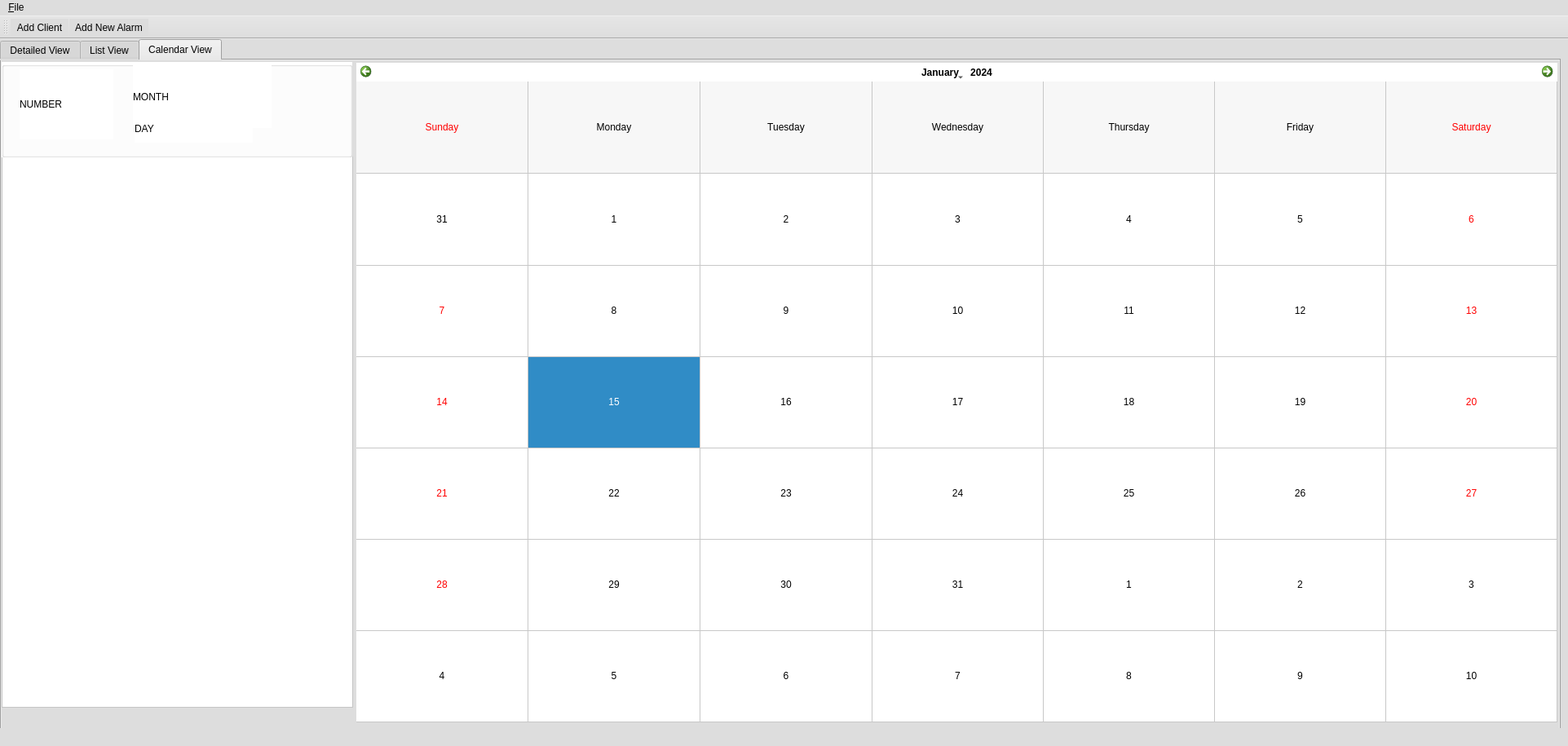
<?xml version="1.0" encoding="UTF-8"?>
<ui version="4.0">
 <class>MainWindow</class>
 <widget class="QMainWindow" name="MainWindow">
  <property name="geometry">
   <rect>
    <x>0</x>
    <y>0</y>
    <width>1923</width>
    <height>915</height>
   </rect>
  </property>
  <property name="windowTitle">
   <string>MainWindow</string>
  </property>
  <property name="styleSheet">
   <string notr="true">background-color: rgb(221, 221, 221);</string>
  </property>
  <widget class="QWidget" name="centralwidget">
   <widget class="QTabWidget" name="tabWidget">
    <property name="geometry">
     <rect>
      <x>0</x>
      <y>0</y>
      <width>1914</width>
      <height>1020</height>
     </rect>
    </property>
    <property name="currentIndex">
     <number>2</number>
    </property>
    <widget class="QWidget" name="tab">
     <attribute name="title">
      <string>Detailed View</string>
     </attribute>
     <widget class="QListWidget" name="listWidget">
      <property name="geometry">
       <rect>
        <x>-18</x>
        <y>60</y>
        <width>181</width>
        <height>881</height>
       </rect>
      </property>
      <property name="styleSheet">
       <string notr="true">background-color: rgb(193, 193, 193);</string>
      </property>
     </widget>
     <widget class="QTabWidget" name="tabWidget_2">
      <property name="geometry">
       <rect>
        <x>165</x>
        <y>292</y>
        <width>1708</width>
        <height>657</height>
       </rect>
      </property>
      <property name="styleSheet">
       <string notr="true">background-color: rgb(255, 255, 255);</string>
      </property>
      <property name="currentIndex">
       <number>2</number>
      </property>
      <widget class="QWidget" name="tab_3">
       <attribute name="title">
        <string>Activities</string>
       </attribute>
       <widget class="QTableWidget" name="tableWidget">
        <property name="geometry">
         <rect>
          <x>0</x>
          <y>0</y>
          <width>1705</width>
          <height>611</height>
         </rect>
        </property>
        <property name="mouseTracking">
         <bool>true</bool>
        </property>
        <property name="contextMenuPolicy">
         <enum>Qt::ActionsContextMenu</enum>
        </property>
        <property name="toolTip">
         <string>&lt;html&gt;&lt;head/&gt;&lt;body&gt;&lt;p&gt;&lt;br/&gt;&lt;/p&gt;&lt;/body&gt;&lt;/html&gt;</string>
        </property>
        <property name="lineWidth">
         <number>5</number>
        </property>
        <property name="midLineWidth">
         <number>10</number>
        </property>
        <property name="horizontalScrollBarPolicy">
         <enum>Qt::ScrollBarAlwaysOff</enum>
        </property>
        <property name="editTriggers">
         <set>QAbstractItemView::NoEditTriggers</set>
        </property>
        <property name="alternatingRowColors">
         <bool>false</bool>
        </property>
        <property name="selectionBehavior">
         <enum>QAbstractItemView::SelectRows</enum>
        </property>
        <attribute name="horizontalHeaderMinimumSectionSize">
         <number>150</number>
        </attribute>
        <attribute name="horizontalHeaderShowSortIndicator" stdset="0">
         <bool>true</bool>
        </attribute>
        <attribute name="horizontalHeaderStretchLastSection">
         <bool>true</bool>
        </attribute>
        <attribute name="verticalHeaderCascadingSectionResizes">
         <bool>true</bool>
        </attribute>
        <attribute name="verticalHeaderDefaultSectionSize">
         <number>37</number>
        </attribute>
        <column>
         <property name="text">
          <string>Date</string>
         </property>
         <property name="toolTip">
          <string extracomment="Date of activity"/>
         </property>
        </column>
        <column>
         <property name="text">
          <string>Time</string>
         </property>
         <property name="toolTip">
          <string extracomment="Time of event"/>
         </property>
        </column>
        <column>
         <property name="text">
          <string>Subject</string>
         </property>
         <property name="toolTip">
          <string extracomment="Description of event"/>
         </property>
        </column>
       </widget>
      </widget>
      <widget class="QWidget" name="tab_4">
       <attribute name="title">
        <string>Notes</string>
       </attribute>
       <widget class="QTableWidget" name="tableWidget_2">
        <property name="geometry">
         <rect>
          <x>0</x>
          <y>2</y>
          <width>1708</width>
          <height>564</height>
         </rect>
        </property>
        <property name="styleSheet">
         <string notr="true">border-color: rgb(0, 0, 0);</string>
        </property>
        <property name="editTriggers">
         <set>QAbstractItemView::NoEditTriggers</set>
        </property>
        <property name="selectionBehavior">
         <enum>QAbstractItemView::SelectRows</enum>
        </property>
        <attribute name="horizontalHeaderStretchLastSection">
         <bool>true</bool>
        </attribute>
        <column>
         <property name="text">
          <string>Date</string>
         </property>
        </column>
        <column>
         <property name="text">
          <string>Time</string>
         </property>
        </column>
        <column>
         <property name="text">
          <string>Note</string>
         </property>
        </column>
       </widget>
      </widget>
      <widget class="QWidget" name="tab_5">
       <attribute name="title">
        <string>Secondary Contacts</string>
       </attribute>
       <widget class="QTableWidget" name="tableWidget_4">
        <property name="geometry">
         <rect>
          <x>0</x>
          <y>0</y>
          <width>1715</width>
          <height>589</height>
         </rect>
        </property>
        <property name="editTriggers">
         <set>QAbstractItemView::NoEditTriggers</set>
        </property>
        <property name="selectionBehavior">
         <enum>QAbstractItemView::SelectRows</enum>
        </property>
        <attribute name="horizontalHeaderStretchLastSection">
         <bool>false</bool>
        </attribute>
        <attribute name="verticalHeaderStretchLastSection">
         <bool>false</bool>
        </attribute>
        <column>
         <property name="text">
          <string>Contact Name</string>
         </property>
        </column>
        <column>
         <property name="text">
          <string>Phone Number</string>
         </property>
        </column>
        <column>
         <property name="text">
          <string>Email</string>
         </property>
        </column>
       </widget>
      </widget>
     </widget>
     <widget class="QPushButton" name="pushButton">
      <property name="geometry">
       <rect>
        <x>92</x>
        <y>-32</y>
        <width>93</width>
        <height>28</height>
       </rect>
      </property>
      <property name="styleSheet">
       <string notr="true"/>
      </property>
      <property name="text">
       <string>List View</string>
      </property>
     </widget>
     <widget class="QGroupBox" name="groupBox">
      <property name="geometry">
       <rect>
        <x>162</x>
        <y>60</y>
        <width>1710</width>
        <height>231</height>
       </rect>
      </property>
      <property name="styleSheet">
       <string notr="true">border-color: rgb(0, 0, 0);
background-color: rgb(193, 193, 193);</string>
      </property>
      <property name="title">
       <string/>
      </property>
      <widget class="QLabel" name="label_2">
       <property name="geometry">
        <rect>
         <x>17</x>
         <y>34</y>
         <width>131</width>
         <height>21</height>
        </rect>
       </property>
       <property name="styleSheet">
        <string notr="true">
font: 10pt &quot;MS Shell Dlg 2&quot;;</string>
       </property>
       <property name="text">
        <string>Client Name</string>
       </property>
      </widget>
      <widget class="QLabel" name="label_11">
       <property name="geometry">
        <rect>
         <x>15</x>
         <y>91</y>
         <width>131</width>
         <height>21</height>
        </rect>
       </property>
       <property name="styleSheet">
        <string notr="true">
font: 10pt &quot;MS Shell Dlg 2&quot;;</string>
       </property>
       <property name="text">
        <string>Phone</string>
       </property>
      </widget>
      <widget class="QLabel" name="label_12">
       <property name="geometry">
        <rect>
         <x>17</x>
         <y>63</y>
         <width>131</width>
         <height>21</height>
        </rect>
       </property>
       <property name="styleSheet">
        <string notr="true">
font: 10pt &quot;MS Shell Dlg 2&quot;;</string>
       </property>
       <property name="text">
        <string>Company</string>
       </property>
      </widget>
      <widget class="QLabel" name="label_13">
       <property name="geometry">
        <rect>
         <x>385</x>
         <y>36</y>
         <width>131</width>
         <height>21</height>
        </rect>
       </property>
       <property name="styleSheet">
        <string notr="true">
font: 10pt &quot;MS Shell Dlg 2&quot;;</string>
       </property>
       <property name="text">
        <string>Address 1</string>
       </property>
      </widget>
      <widget class="QLabel" name="label_14">
       <property name="geometry">
        <rect>
         <x>385</x>
         <y>66</y>
         <width>131</width>
         <height>21</height>
        </rect>
       </property>
       <property name="styleSheet">
        <string notr="true">
font: 10pt &quot;MS Shell Dlg 2&quot;;</string>
       </property>
       <property name="text">
        <string>Address 2</string>
       </property>
      </widget>
      <widget class="QLabel" name="label_15">
       <property name="geometry">
        <rect>
         <x>15</x>
         <y>147</y>
         <width>131</width>
         <height>21</height>
        </rect>
       </property>
       <property name="styleSheet">
        <string notr="true">
font: 10pt &quot;MS Shell Dlg 2&quot;;</string>
       </property>
       <property name="text">
        <string>Email</string>
       </property>
      </widget>
      <widget class="QLabel" name="label_16">
       <property name="geometry">
        <rect>
         <x>15</x>
         <y>119</y>
         <width>131</width>
         <height>21</height>
        </rect>
       </property>
       <property name="styleSheet">
        <string notr="true">
font: 10pt &quot;MS Shell Dlg 2&quot;;</string>
       </property>
       <property name="text">
        <string>Extension</string>
       </property>
      </widget>
      <widget class="QLabel" name="label_17">
       <property name="geometry">
        <rect>
         <x>385</x>
         <y>96</y>
         <width>117</width>
         <height>21</height>
        </rect>
       </property>
       <property name="styleSheet">
        <string notr="true">
font: 10pt &quot;MS Shell Dlg 2&quot;;</string>
       </property>
       <property name="text">
        <string>City</string>
       </property>
      </widget>
      <widget class="QLineEdit" name="lineEdit">
       <property name="geometry">
        <rect>
         <x>144</x>
         <y>35</y>
         <width>191</width>
         <height>22</height>
        </rect>
       </property>
       <property name="styleSheet">
        <string notr="true">background-color: rgb(255, 255, 255);
border-color: rgb(0, 0, 0);</string>
       </property>
      </widget>
      <widget class="QLineEdit" name="lineEdit_2">
       <property name="geometry">
        <rect>
         <x>144</x>
         <y>63</y>
         <width>191</width>
         <height>22</height>
        </rect>
       </property>
       <property name="styleSheet">
        <string notr="true">background-color: rgb(255, 255, 255);
border-color: rgb(0, 0, 0);</string>
       </property>
      </widget>
      <widget class="QLineEdit" name="lineEdit_3">
       <property name="geometry">
        <rect>
         <x>510</x>
         <y>36</y>
         <width>191</width>
         <height>22</height>
        </rect>
       </property>
       <property name="styleSheet">
        <string notr="true">background-color: rgb(255, 255, 255);
border-color: rgb(0, 0, 0);</string>
       </property>
      </widget>
      <widget class="QLineEdit" name="lineEdit_4">
       <property name="geometry">
        <rect>
         <x>510</x>
         <y>66</y>
         <width>191</width>
         <height>22</height>
        </rect>
       </property>
       <property name="styleSheet">
        <string notr="true">background-color: rgb(255, 255, 255);
border-color: rgb(0, 0, 0);</string>
       </property>
      </widget>
      <widget class="QLineEdit" name="lineEdit_5">
       <property name="geometry">
        <rect>
         <x>510</x>
         <y>100</y>
         <width>191</width>
         <height>22</height>
        </rect>
       </property>
       <property name="styleSheet">
        <string notr="true">background-color: rgb(255, 255, 255);
border-color: rgb(0, 0, 0);</string>
       </property>
      </widget>
      <widget class="QLineEdit" name="lineEdit_6">
       <property name="geometry">
        <rect>
         <x>144</x>
         <y>91</y>
         <width>191</width>
         <height>22</height>
        </rect>
       </property>
       <property name="styleSheet">
        <string notr="true">background-color: rgb(255, 255, 255);
border-color: rgb(0, 0, 0);</string>
       </property>
      </widget>
      <widget class="QLineEdit" name="lineEdit_7">
       <property name="geometry">
        <rect>
         <x>144</x>
         <y>119</y>
         <width>191</width>
         <height>22</height>
        </rect>
       </property>
       <property name="styleSheet">
        <string notr="true">background-color: rgb(255, 255, 255);
border-color: rgb(0, 0, 0);</string>
       </property>
      </widget>
      <widget class="QLineEdit" name="lineEdit_8">
       <property name="geometry">
        <rect>
         <x>144</x>
         <y>147</y>
         <width>191</width>
         <height>22</height>
        </rect>
       </property>
       <property name="styleSheet">
        <string notr="true">background-color: rgb(255, 255, 255);
border-color: rgb(0, 0, 0);</string>
       </property>
      </widget>
      <widget class="QLabel" name="label_18">
       <property name="geometry">
        <rect>
         <x>15</x>
         <y>175</y>
         <width>131</width>
         <height>21</height>
        </rect>
       </property>
       <property name="styleSheet">
        <string notr="true">
font: 10pt &quot;MS Shell Dlg 2&quot;;</string>
       </property>
       <property name="text">
        <string>Website</string>
       </property>
      </widget>
      <widget class="QLineEdit" name="lineEdit_9">
       <property name="geometry">
        <rect>
         <x>144</x>
         <y>175</y>
         <width>191</width>
         <height>22</height>
        </rect>
       </property>
       <property name="styleSheet">
        <string notr="true">background-color: rgb(255, 255, 255);
border-color: rgb(0, 0, 0);</string>
       </property>
      </widget>
      <widget class="Line" name="line">
       <property name="geometry">
        <rect>
         <x>150</x>
         <y>18</y>
         <width>180</width>
         <height>2</height>
        </rect>
       </property>
       <property name="styleSheet">
        <string notr="true">background-color: rgb(0, 0, 0);</string>
       </property>
       <property name="orientation">
        <enum>Qt::Horizontal</enum>
       </property>
      </widget>
      <widget class="QLabel" name="label">
       <property name="geometry">
        <rect>
         <x>15</x>
         <y>10</y>
         <width>120</width>
         <height>20</height>
        </rect>
       </property>
       <property name="font">
        <font>
         <family>MS Shell Dlg 2</family>
         <pointsize>7</pointsize>
         <weight>75</weight>
         <italic>false</italic>
         <bold>true</bold>
        </font>
       </property>
       <property name="styleSheet">
        <string notr="true">font: bold 7pt &quot;MS Shell Dlg 2&quot;;</string>
       </property>
       <property name="text">
        <string>Business Details</string>
       </property>
      </widget>
      <widget class="QLabel" name="label_3">
       <property name="geometry">
        <rect>
         <x>381</x>
         <y>8</y>
         <width>120</width>
         <height>20</height>
        </rect>
       </property>
       <property name="font">
        <font>
         <family>MS Shell Dlg 2</family>
         <pointsize>7</pointsize>
         <weight>75</weight>
         <italic>false</italic>
         <bold>true</bold>
        </font>
       </property>
       <property name="styleSheet">
        <string notr="true">font: bold 7pt &quot;MS Shell Dlg 2&quot;;</string>
       </property>
       <property name="text">
        <string>Address</string>
       </property>
      </widget>
      <widget class="Line" name="line_2">
       <property name="geometry">
        <rect>
         <x>516</x>
         <y>16</y>
         <width>180</width>
         <height>2</height>
        </rect>
       </property>
       <property name="styleSheet">
        <string notr="true">background-color: rgb(0, 0, 0);</string>
       </property>
       <property name="orientation">
        <enum>Qt::Horizontal</enum>
       </property>
      </widget>
      <widget class="QLabel" name="label_19">
       <property name="geometry">
        <rect>
         <x>388</x>
         <y>128</y>
         <width>131</width>
         <height>21</height>
        </rect>
       </property>
       <property name="styleSheet">
        <string notr="true">
font: 10pt &quot;MS Shell Dlg 2&quot;;</string>
       </property>
       <property name="text">
        <string>County</string>
       </property>
      </widget>
      <widget class="QLineEdit" name="lineEdit_10">
       <property name="geometry">
        <rect>
         <x>509</x>
         <y>131</y>
         <width>191</width>
         <height>22</height>
        </rect>
       </property>
       <property name="styleSheet">
        <string notr="true">background-color: rgb(255, 255, 255);
border-color: rgb(0, 0, 0);</string>
       </property>
      </widget>
      <widget class="QLineEdit" name="lineEdit_12">
       <property name="geometry">
        <rect>
         <x>508</x>
         <y>165</y>
         <width>191</width>
         <height>22</height>
        </rect>
       </property>
       <property name="styleSheet">
        <string notr="true">background-color: rgb(255, 255, 255);
border-color: rgb(0, 0, 0);</string>
       </property>
      </widget>
      <widget class="QLabel" name="label_21">
       <property name="geometry">
        <rect>
         <x>386</x>
         <y>156</y>
         <width>114</width>
         <height>21</height>
        </rect>
       </property>
       <property name="styleSheet">
        <string notr="true">
font: 10pt &quot;MS Shell Dlg 2&quot;;</string>
       </property>
       <property name="text">
        <string>Postcode</string>
       </property>
      </widget>
      <widget class="QLabel" name="label_20">
       <property name="geometry">
        <rect>
         <x>825</x>
         <y>15</y>
         <width>131</width>
         <height>21</height>
        </rect>
       </property>
       <property name="styleSheet">
        <string notr="true">
font: 10pt &quot;MS Shell Dlg 2&quot;;</string>
       </property>
       <property name="text">
        <string>Client Number</string>
       </property>
      </widget>
      <widget class="QToolButton" name="toolButton">
       <property name="geometry">
        <rect>
         <x>1130</x>
         <y>14</y>
         <width>36</width>
         <height>32</height>
        </rect>
       </property>
       <property name="styleSheet">
        <string notr="true"/>
       </property>
       <property name="text">
        <string>&gt;</string>
       </property>
      </widget>
      <widget class="QToolButton" name="toolButton_2">
       <property name="geometry">
        <rect>
         <x>950</x>
         <y>15</y>
         <width>34</width>
         <height>28</height>
        </rect>
       </property>
       <property name="text">
        <string>&lt;</string>
       </property>
      </widget>
      <widget class="QLabel" name="label_22">
       <property name="geometry">
        <rect>
         <x>990</x>
         <y>10</y>
         <width>134</width>
         <height>34</height>
        </rect>
       </property>
       <property name="styleSheet">
        <string notr="true">
font: 10pt &quot;MS Shell Dlg 2&quot;;</string>
       </property>
       <property name="text">
        <string>0 of 0</string>
       </property>
       <property name="alignment">
        <set>Qt::AlignCenter</set>
       </property>
      </widget>
     </widget>
     <widget class="QPushButton" name="pushButton_2">
      <property name="geometry">
       <rect>
        <x>2</x>
        <y>-32</y>
        <width>93</width>
        <height>28</height>
       </rect>
      </property>
      <property name="styleSheet">
       <string notr="true">background-color: rgb(193, 193, 193);</string>
      </property>
      <property name="text">
       <string>Detailed View</string>
      </property>
     </widget>
     <zorder>groupBox</zorder>
     <zorder>listWidget</zorder>
     <zorder>tabWidget_2</zorder>
     <zorder>pushButton</zorder>
     <zorder>pushButton_2</zorder>
    </widget>
    <widget class="QWidget" name="tab_2">
     <attribute name="title">
      <string>List View</string>
     </attribute>
     <widget class="QListWidget" name="listWidget_2">
      <property name="geometry">
       <rect>
        <x>-12</x>
        <y>60</y>
        <width>181</width>
        <height>896</height>
       </rect>
      </property>
      <property name="styleSheet">
       <string notr="true">background-color: rgb(198, 198, 198);</string>
      </property>
     </widget>
     <widget class="QTableWidget" name="tableWidget_3">
      <property name="geometry">
       <rect>
        <x>168</x>
        <y>111</y>
        <width>1741</width>
        <height>807</height>
       </rect>
      </property>
      <property name="minimumSize">
       <size>
        <width>811</width>
        <height>651</height>
       </size>
      </property>
      <property name="styleSheet">
       <string notr="true">background-color: rgb(255, 255, 255);</string>
      </property>
      <property name="editTriggers">
       <set>QAbstractItemView::NoEditTriggers</set>
      </property>
      <property name="selectionBehavior">
       <enum>QAbstractItemView::SelectRows</enum>
      </property>
      <column>
       <property name="text">
        <string>Client ID</string>
       </property>
      </column>
      <column>
       <property name="text">
        <string>Company Name</string>
       </property>
      </column>
      <column>
       <property name="text">
        <string>Name</string>
       </property>
      </column>
      <column>
       <property name="text">
        <string>Phone Number</string>
       </property>
      </column>
      <column>
       <property name="text">
        <string>Extension</string>
       </property>
      </column>
      <column>
       <property name="text">
        <string>Address 1</string>
       </property>
      </column>
      <column>
       <property name="text">
        <string>Address 2</string>
       </property>
      </column>
      <column>
       <property name="text">
        <string>City</string>
       </property>
      </column>
      <column>
       <property name="text">
        <string>County</string>
       </property>
      </column>
      <column>
       <property name="text">
        <string>Postcode</string>
       </property>
      </column>
      <column>
       <property name="text">
        <string>Email Address</string>
       </property>
      </column>
      <column>
       <property name="text">
        <string>Website</string>
       </property>
      </column>
      <column>
       <property name="text">
        <string>Other Info</string>
       </property>
      </column>
     </widget>
     <widget class="QGroupBox" name="groupBox_2">
      <property name="geometry">
       <rect>
        <x>167</x>
        <y>60</y>
        <width>1743</width>
        <height>52</height>
       </rect>
      </property>
      <property name="styleSheet">
       <string notr="true">background-color: rgb(199, 123, 123);</string>
      </property>
      <property name="title">
       <string/>
      </property>
      <widget class="QToolButton" name="toolButton_3">
       <property name="geometry">
        <rect>
         <x>7</x>
         <y>4</y>
         <width>80</width>
         <height>43</height>
        </rect>
       </property>
       <property name="styleSheet">
        <string notr="true"/>
       </property>
       <property name="text">
        <string>Sort</string>
       </property>
       <property name="icon">
        <iconset>
         <normaloff>../../../../../Resources for program/Sort.png</normaloff>../../../../../Resources for program/Sort.png</iconset>
       </property>
       <property name="iconSize">
        <size>
         <width>30</width>
         <height>40</height>
        </size>
       </property>
       <property name="toolButtonStyle">
        <enum>Qt::ToolButtonTextBesideIcon</enum>
       </property>
      </widget>
      <widget class="QToolButton" name="toolButton_4">
       <property name="geometry">
        <rect>
         <x>93</x>
         <y>5</y>
         <width>80</width>
         <height>43</height>
        </rect>
       </property>
       <property name="styleSheet">
        <string notr="true"/>
       </property>
       <property name="text">
        <string>Search</string>
       </property>
       <property name="icon">
        <iconset>
         <normaloff>../../../../../Resources for program/Search.png</normaloff>../../../../../Resources for program/Search.png</iconset>
       </property>
       <property name="iconSize">
        <size>
         <width>30</width>
         <height>30</height>
        </size>
       </property>
       <property name="toolButtonStyle">
        <enum>Qt::ToolButtonTextBesideIcon</enum>
       </property>
      </widget>
      <widget class="QToolButton" name="toolButton_5">
       <property name="geometry">
        <rect>
         <x>181</x>
         <y>5</y>
         <width>126</width>
         <height>42</height>
        </rect>
       </property>
       <property name="styleSheet">
        <string notr="true"/>
       </property>
       <property name="text">
        <string>Remove filters</string>
       </property>
       <property name="icon">
        <iconset>
         <normaloff>../../../../../Resources for program/backwards arrow.png</normaloff>../../../../../Resources for program/backwards arrow.png</iconset>
       </property>
       <property name="iconSize">
        <size>
         <width>30</width>
         <height>30</height>
        </size>
       </property>
       <property name="toolButtonStyle">
        <enum>Qt::ToolButtonTextBesideIcon</enum>
       </property>
      </widget>
     </widget>
    </widget>
    <widget class="QWidget" name="tab_6">
     <attribute name="title">
      <string>Calendar View</string>
     </attribute>
     <widget class="QCalendarWidget" name="calendarWidget">
      <property name="geometry">
       <rect>
        <x>435</x>
        <y>3</y>
        <width>1473</width>
        <height>809</height>
       </rect>
      </property>
      <property name="styleSheet">
       <string notr="true">background-color: rgb(255, 255, 255);
font: 10pt &quot;MS Shell Dlg 2&quot;;
color: rgb(0, 0, 0);
gridline-color: rgb(200, 200, 200);
</string>
      </property>
      <property name="firstDayOfWeek">
       <enum>Qt::Sunday</enum>
      </property>
      <property name="gridVisible">
       <bool>true</bool>
      </property>
      <property name="horizontalHeaderFormat">
       <enum>QCalendarWidget::LongDayNames</enum>
      </property>
      <property name="verticalHeaderFormat">
       <enum>QCalendarWidget::NoVerticalHeader</enum>
      </property>
      <property name="navigationBarVisible">
       <bool>true</bool>
      </property>
      <property name="dateEditEnabled">
       <bool>true</bool>
      </property>
     </widget>
     <widget class="QListWidget" name="listWidget">
      <property name="geometry">
       <rect>
        <x>0</x>
        <y>118</y>
        <width>431</width>
        <height>676</height>
       </rect>
      </property>
      <property name="autoFillBackground">
       <bool>false</bool>
      </property>
      <property name="styleSheet">
       <string notr="true">background-color: rgb(255, 255, 255);
gridline-color: rgb(197, 197, 197);</string>
      </property>
      <property name="lineWidth">
       <number>1</number>
      </property>
      <property name="midLineWidth">
       <number>0</number>
      </property>
      <property name="horizontalScrollBarPolicy">
       <enum>Qt::ScrollBarAlwaysOff</enum>
      </property>
     </widget>
     <widget class="QGroupBox" name="groupBox_3">
      <property name="geometry">
       <rect>
        <x>0</x>
        <y>2</y>
        <width>430</width>
        <height>117</height>
       </rect>
      </property>
      <property name="styleSheet">
       <string notr="true">background-color: rgb(255, 255, 255);</string>
      </property>
      <property name="title">
       <string/>
      </property>
      <widget class="QLabel" name="label_4">
       <property name="geometry">
        <rect>
         <x>22</x>
         <y>9</y>
         <width>115</width>
         <height>86</height>
        </rect>
       </property>
       <property name="styleSheet">
        <string notr="true">font: 48pt &quot;MS Shell Dlg 2&quot;;</string>
       </property>
       <property name="text">
        <string>&lt;html&gt;&lt;head/&gt;&lt;body&gt;&lt;p&gt;NUMBER&lt;/p&gt;&lt;/body&gt;&lt;/html&gt;</string>
       </property>
      </widget>
      <widget class="QLabel" name="label_5">
       <property name="geometry">
        <rect>
         <x>161</x>
         <y>4</y>
         <width>170</width>
         <height>77</height>
        </rect>
       </property>
       <property name="styleSheet">
        <string notr="true">font: 24pt &quot;MS Shell Dlg 2&quot;;</string>
       </property>
       <property name="text">
        <string>MONTH</string>
       </property>
      </widget>
      <widget class="QLabel" name="label_6">
       <property name="geometry">
        <rect>
         <x>163</x>
         <y>65</y>
         <width>145</width>
         <height>34</height>
        </rect>
       </property>
       <property name="styleSheet">
        <string notr="true">font: 20pt &quot;MS Shell Dlg 2&quot;;</string>
       </property>
       <property name="text">
        <string>DAY</string>
       </property>
      </widget>
     </widget>
    </widget>
   </widget>
  </widget>
  <widget class="QMenuBar" name="menubar">
   <property name="geometry">
    <rect>
     <x>0</x>
     <y>0</y>
     <width>1923</width>
     <height>26</height>
    </rect>
   </property>
   <widget class="QMenu" name="menu_File">
    <property name="title">
     <string>&amp;File</string>
    </property>
    <addaction name="action_New_Database"/>
    <addaction name="action_Open_Database"/>
    <addaction name="action_Save_Database"/>
    <addaction name="actionSave_as"/>
   </widget>
   <addaction name="menu_File"/>
  </widget>
  <widget class="QStatusBar" name="statusbar"/>
  <widget class="QToolBar" name="toolBar">
   <property name="windowTitle">
    <string>toolBar</string>
   </property>
   <attribute name="toolBarArea">
    <enum>TopToolBarArea</enum>
   </attribute>
   <attribute name="toolBarBreak">
    <bool>false</bool>
   </attribute>
   <addaction name="actionAdd_Client"/>
   <addaction name="actionAdd_New_Alarm"/>
  </widget>
  <action name="action_New_Database">
   <property name="text">
    <string>&amp;New Database</string>
   </property>
   <property name="shortcut">
    <string>Ctrl+N</string>
   </property>
  </action>
  <action name="action_Open_Database">
   <property name="text">
    <string>&amp;Open Database</string>
   </property>
   <property name="shortcut">
    <string>Ctrl+O</string>
   </property>
  </action>
  <action name="action_Save_Database">
   <property name="text">
    <string>&amp;Save Database</string>
   </property>
   <property name="shortcut">
    <string>Ctrl+S</string>
   </property>
  </action>
  <action name="actionSave_as">
   <property name="text">
    <string>Save as...</string>
   </property>
  </action>
  <action name="actionAdd_Client">
   <property name="icon">
    <iconset>
     <normalon>../../../../../Resources for program/Add_Client.png</normalon>
    </iconset>
   </property>
   <property name="text">
    <string>Add Client</string>
   </property>
   <property name="toolTip">
    <string>Adds a Client to the Database</string>
   </property>
  </action>
  <action name="actionAdd_New_Seconday_Contact">
   <property name="text">
    <string>Add New Seconday Contact</string>
   </property>
  </action>
  <action name="actionAdd_New_Alarm">
   <property name="icon">
    <iconset>
     <normaloff>../../../../../Resources for program/calendar_icon_orange-plus-sign.png</normaloff>
     <normalon>../../../../../Resources for program/calendar_icon_orange-plus-sign.png</normalon>../../../../../Resources for program/calendar_icon_orange-plus-sign.png</iconset>
   </property>
   <property name="text">
    <string>Add New Alarm</string>
   </property>
  </action>
  <action name="actionSort_Clients">
   <property name="icon">
    <iconset>
     <normaloff>../../../../../Resources for program/Sort.png</normaloff>../../../../../Resources for program/Sort.png</iconset>
   </property>
   <property name="text">
    <string>Sort Clients</string>
   </property>
  </action>
 </widget>
 <resources>
  <include location="../../../../../Resources for program/Designer Resources.qrc"/>
 </resources>
 <connections>
  <connection>
   <sender>tableWidget_3</sender>
   <signal>itemDoubleClicked(QTableWidgetItem*)</signal>
   <receiver>tabWidget</receiver>
   <slot>update()</slot>
   <hints>
    <hint type="sourcelabel">
     <x>1040</x>
     <y>606</y>
    </hint>
    <hint type="destinationlabel">
     <x>956</x>
     <y>578</y>
    </hint>
   </hints>
  </connection>
 </connections>
</ui>
